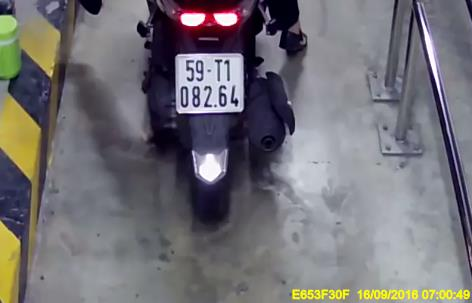
#> input picture img/0001_05318_b.jpg, 472 x 303 px
$ python -i histogram.py   (imports and definitions only)
#> lines starting #> are read from the running program, lines starting #| are printed output that depends on the picture
import numpy as np
from PIL import Image

# [127 lines left out: functions hist_equalization, clahe_equalization, ahe_equalization, not called in this run]

def auto_optimize_ahe_params(img):
    """
    Tự động tối ưu parameters cho AHE dựa trên đặc điểm ảnh
    """
    h, w = img.shape

    # 1. Tính window size dựa trên kích thước ảnh
    # Ảnh nhỏ -> window nhỏ, ảnh lớn -> window lớn
    img_size = h * w
    if img_size < 100000:  # < 100K pixels
        window_size = 32
        step_size = 4
    elif img_size < 500000:  # < 500K pixels
        window_size = 64
        step_size = 6
    elif img_size < 1000000:  # < 1M pixels
        window_size = 96
        step_size = 8
    else:  # >= 1M pixels
        window_size = 128
        step_size = 12

    # 2. Tính contrast dựa trên histogram
    hist = np.histogram(img, bins=256, range=(0, 255))[0]
    hist_norm = hist / hist.sum()

    # Tính entropy (measure of uniformity)
    entropy = -np.sum(hist_norm[hist_norm > 0] * np.log2(hist_norm[hist_norm > 0]))

    # 3. Adjust parameters dựa trên entropy
    # Low entropy (ít contrast) -> cần window nhỏ hơn để enhance local details
    # High entropy (nhiều contrast) -> window lớn hơn để tránh over-enhancement
    if entropy < 6:  # Low contrast
        window_size = max(32, window_size // 2)
        step_size = max(4, step_size // 2)
    elif entropy > 7.5:  # High contrast
        window_size = min(128, int(window_size * 1.2))
        step_size = min(16, int(step_size * 1.5))

    # 4. Kiểm tra noise level (dựa trên local variance)
    # Sample một số vùng để tính variance
    sample_size = 32
    variances = []
    for i in range(5):  # Sample 5 vùng
        start_row = np.random.randint(0, max(1, h - sample_size))
        start_col = np.random.randint(0, max(1, w - sample_size))
        sample = img[start_row:start_row+sample_size, start_col:start_col+sample_size]
        variances.append(np.var(sample))

    avg_variance = np.mean(variances)

    # Nếu nhiều noise -> tăng step_size để smooth hơn
    if avg_variance > 1000:  # High noise
        step_size = min(16, int(step_size * 1.3))

    return window_size, step_size
    """
    Phiên bản nhanh của AHE - tối ưu hóa để tránh treo web
    """
    if len(img.shape) != 2 or img.dtype != np.uint8:
        raise ValueError("Đầu vào phải là ảnh xám (grayscale) với kiểu dữ liệu uint8")

    h, w = img.shape

    # Giới hạn kích thước để tránh quá chậm
    if h * w > 1000000:  # > 1M pixels
        scale = np.sqrt(1000000 / (h * w))
        new_h, new_w = int(h * scale), int(w * scale)
        img = np.array(Image.fromarray(img).resize((new_w, new_h), Image.LANCZOS))
        h, w = new_h, new_w

    result = np.zeros_like(img, dtype=np.uint8)

    # Tăng step_size để xử lý nhanh hơn
    step_size = max(step_size, min(h, w) // 20)
    window_size = min(window_size, min(h, w) // 4)

    # Pad ảnh
    pad_size = window_size // 2
    padded_img = np.pad(img, pad_size, mode='reflect')

    # Tạo grid và transformations
    grid_points = []
    transformations = {}

    for i in range(0, h, step_size):
        for j in range(0, w, step_size):
            y_start, y_end = i, i + window_size
            x_start, x_end = j, j + window_size

            local_window = padded_img[y_start:y_end, x_start:x_end]

            # Tính histogram nhanh
            hist = np.bincount(local_window.ravel(), minlength=256)
            cdf = np.cumsum(hist)

            # Skip nếu không có variation
            if cdf[-1] == cdf[0]:
                transformations[(i, j)] = np.arange(256, dtype=np.uint8)
                continue

            # Normalize CDF nhanh
            cdf_norm = ((cdf - cdf[cdf > 0].min()) * 255 /
                       (cdf[-1] - cdf[cdf > 0].min())).astype(np.uint8)
            cdf_norm[cdf == 0] = 0

            transformations[(i, j)] = cdf_norm
            grid_points.append((i, j))

    # Áp dụng transformation bằng nearest neighbor nhanh
    for i in range(h):
        for j in range(w):
            # Tìm grid point gần nhất nhanh
            closest_i = min(grid_points, key=lambda p: abs(p[0] - i))[0]
            closest_j = min([p for p in grid_points if p[0] == closest_i],
                           key=lambda p: abs(p[1] - j))[1]

            if (closest_i, closest_j) in transformations:
                result[i, j] = transformations[(closest_i, closest_j)][img[i, j]]
            else:
                result[i, j] = img[i, j]

    return result

def ahe_equalization_fast(img, window_size=None, step_size=None):
    """
    AHE tối ưu tốc độ với auto parameters
    """
    if window_size is None or step_size is None:
        # Tự động tối ưu parameters
        auto_window, auto_step = auto_optimize_ahe_params(img)
        window_size = window_size or auto_window
        step_size = step_size or auto_step

    if len(img.shape) != 2 or img.dtype != np.uint8:
        raise ValueError("Đầu vào phải là ảnh xám (grayscale) với kiểu dữ liệu uint8")

    h, w = img.shape
    result = img.copy().astype(np.float32)

    # Tối ưu: Giới hạn kích thước ảnh để tránh quá chậm
    if h * w > 1000000:  # > 1M pixels
        # Resize xuống để xử lý nhanh
        from PIL import Image
        scale = np.sqrt(1000000 / (h * w))
        new_h, new_w = int(h * scale), int(w * scale)
        img_small = np.array(Image.fromarray(img).resize((new_w, new_h), Image.LANCZOS))

        # Xử lý ảnh nhỏ
        result_small = ahe_equalization_fast(img_small,
                                           max(32, window_size // 2),
                                           max(4, step_size // 2))

        # Resize lại về kích thước gốc
        result = np.array(Image.fromarray(result_small).resize((w, h), Image.LANCZOS))
        return result.astype(np.uint8)

    # AHE processing với step_size để tăng tốc
    half_window = window_size // 2

    for i in range(0, h, step_size):
        for j in range(0, w, step_size):
            # Xác định vùng local
            y1 = max(0, i - half_window)
            y2 = min(h, i + half_window)
            x1 = max(0, j - half_window)
            x2 = min(w, j + half_window)

            # Lấy local region
            local_region = img[y1:y2, x1:x2]

            # Tính histogram và CDF
            hist = np.histogram(local_region, bins=256, range=(0, 255))[0]
            cdf = np.cumsum(hist).astype(np.float32)

            # Normalize CDF
            cdf_min = cdf[cdf > 0].min() if (cdf > 0).any() else 0
            cdf_normalized = (cdf - cdf_min) * 255 / (cdf[-1] - cdf_min) if cdf[-1] > cdf_min else cdf

            # Áp dụng cho vùng step_size x step_size
            i_end = min(i + step_size, h)
            j_end = min(j + step_size, w)

            for ii in range(i, i_end):
                for jj in range(j, j_end):
                    if 0 <= ii < h and 0 <= jj < w:
                        pixel_val = img[ii, jj]
                        result[ii, jj] = cdf_normalized[pixel_val]

    return np.clip(result, 0, 255).astype(np.uint8)

>>> import cv2
>>> picture = cv2.imread('../img/0001_05318_b.jpg', cv2.IMREAD_GRAYSCALE)
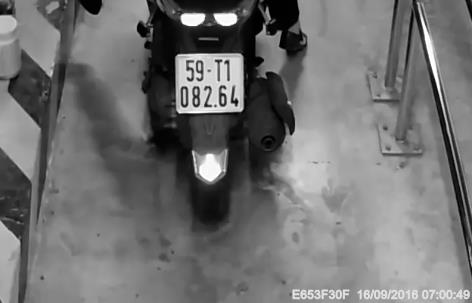
#> picture: shape (303, 472); min 0, max 255, mean 113.8
>>> result = ahe_equalization_fast(picture)
#> in auto_optimize_ahe_params, `hist = np.histogram(img, bins=256, range=(0, 255))[0]`: hist = 256 values, max 1722 at index 149, min 10 at index 240, mean 558.7
#> in auto_optimize_ahe_params, `hist_norm = hist / hist.sum()`: hist_norm = 256 values, max 0.012 at index 149, min 6.99e-05 at index 240, mean 0.00391
#> in auto_optimize_ahe_params, `entropy = -np.sum(hist_norm[hist_norm > 0] * np.log2(hist_norm[hist_no..`: entropy = 7.57
#> the loop in auto_optimize_ahe_params, `for i in range(5):` made 5 passes
#> pass 1, in auto_optimize_ahe_params, `sample = img[start_row:start_row+sample_size, start_col:start_col+samp..`:
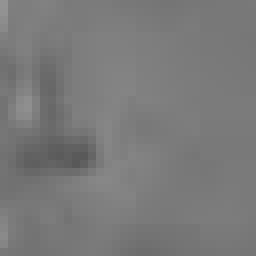
#> sample: shape (32, 32) (shown 8 times larger); min 88, max 147, mean 121.5
#> pass 2, in auto_optimize_ahe_params, `sample = img[start_row:start_row+sample_size, start_col:start_col+samp..`:
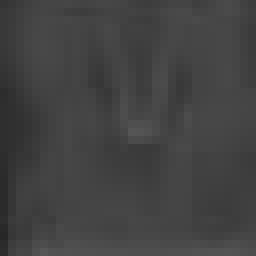
#> sample: shape (32, 32) (shown 8 times larger); min 39, max 86, mean 66.1
#> pass 3, in auto_optimize_ahe_params, `sample = img[start_row:start_row+sample_size, start_col:start_col+samp..`:
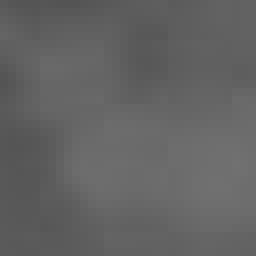
#> sample: shape (32, 32) (shown 8 times larger); min 84, max 113, mean 98.7
#> after the loop in auto_optimize_ahe_params, `for i in range(5):`:
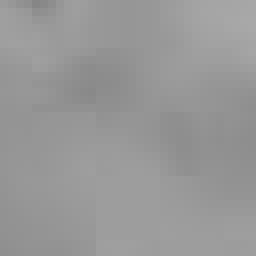
#> sample: shape (32, 32) (shown 8 times larger); min 134, max 168, mean 151.8
#> after the loop in auto_optimize_ahe_params, `for i in range(5):`: variances = [49.15, 40.58, 51.28, 7834.2, 31.22]
#> in auto_optimize_ahe_params, `avg_variance = np.mean(variances)`: avg_variance = 1601.3
#> in ahe_equalization_fast, `auto_window, auto_step = auto_optimize_ahe_params(img)`: auto_window = 76; auto_step = 11
#> in ahe_equalization_fast, `window_size = window_size or auto_window`: window_size = 76
#> in ahe_equalization_fast, `step_size = step_size or auto_step`: step_size = 11
#> in ahe_equalization_fast, `half_window = window_size // 2`: half_window = 38
#> after the loop in ahe_equalization_fast, `for i in range(0, h, step_size):`:
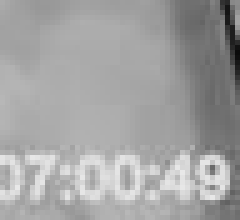
#> local_region: shape (44, 48) (shown 5 times larger); min 11, max 232, mean 162.5
#> after the loop in ahe_equalization_fast, `for i in range(0, h, step_size):`:
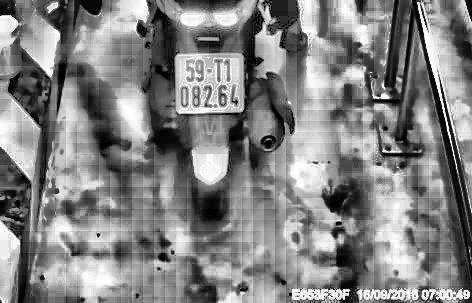
#> result: shape (303, 472) float32; min 0, max 255, mean 131.2

$ run again, on img/0002_02183_b.jpg
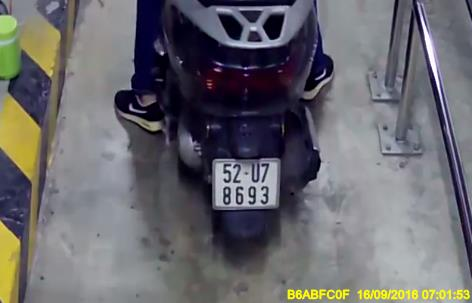
#> input picture img/0002_02183_b.jpg, 472 x 303 px
#> hist = 256 values, max 2451 at index 144, min 1 at index 239, mean 558.7
#> hist_norm = 256 values, max 0.0171 at index 144, min 6.99e-06 at index 239, mean 0.00391
#> entropy = 7.41
#> after the loop in auto_optimize_ahe_params, `for i in range(5):`:
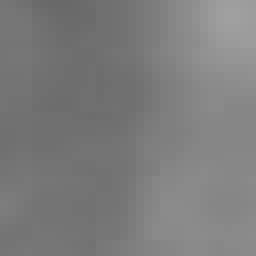
#> sample: shape (32, 32) (shown 8 times larger); min 104, max 160, mean 124.2
#> after the loop in auto_optimize_ahe_params, `for i in range(5):`: variances = [90.66, 611.8, 185.6, 3257, 152]
#> avg_variance = 859.4
#> auto_window = 64; auto_step = 6
#> window_size = 64
#> step_size = 6
#> half_window = 32
#> after the loop in ahe_equalization_fast, `for i in range(0, h, step_size):`:
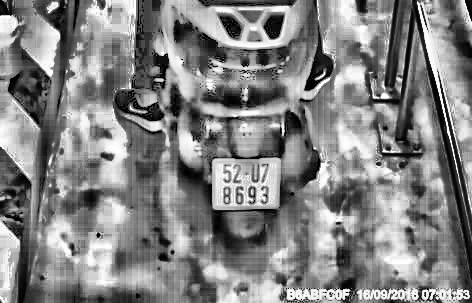
#> result: shape (303, 472) float32; min 0, max 255, mean 131.3

$ run again, on img/0002_02554_b.jpg
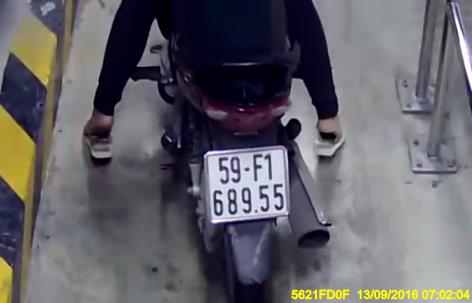
#> input picture img/0002_02554_b.jpg, 472 x 303 px
#> hist = 256 values, max 2198 at index 5, min 3 at index 243, mean 558.7
#> hist_norm = 256 values, max 0.0154 at index 5, min 2.1e-05 at index 243, mean 0.00391
#> entropy = 7.49
#> after the loop in auto_optimize_ahe_params, `for i in range(5):`:
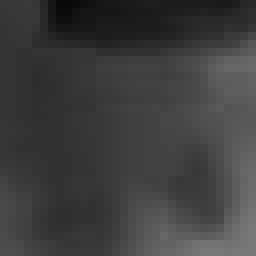
#> sample: shape (32, 32) (shown 8 times larger); min 8, max 120, mean 61.7
#> after the loop in auto_optimize_ahe_params, `for i in range(5):`: variances = [78.7, 151.8, 537.6, 2.55, 413.7]
#> avg_variance = 236.9
#> auto_window = 64; auto_step = 6
#> window_size = 64
#> step_size = 6
#> half_window = 32
#> after the loop in ahe_equalization_fast, `for i in range(0, h, step_size):`:
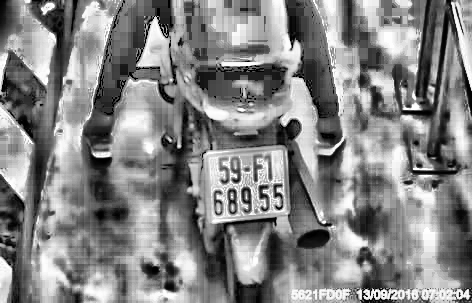
#> result: shape (303, 472) float32; min 0, max 255, mean 132.5

$ run again, on img/0003_02063_b.jpg
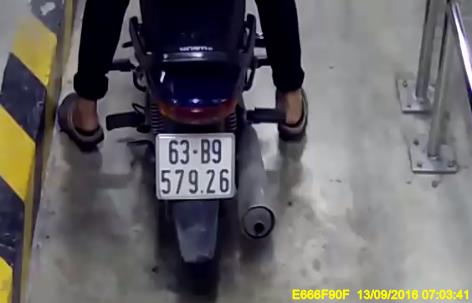
#> input picture img/0003_02063_b.jpg, 472 x 303 px
#> hist = 256 values, max 5922 at index 1, min 2 at index 238, mean 558.7
#> hist_norm = 256 values, max 0.0414 at index 1, min 1.4e-05 at index 238, mean 0.00391
#> entropy = 7.45
#> after the loop in auto_optimize_ahe_params, `for i in range(5):`: variances = [504.4, 3597.5, 431.2, 45.22, 94.12]
#> avg_variance = 934.5
#> auto_window = 64; auto_step = 6
#> window_size = 64
#> step_size = 6
#> half_window = 32
#> after the loop in ahe_equalization_fast, `for i in range(0, h, step_size):`:
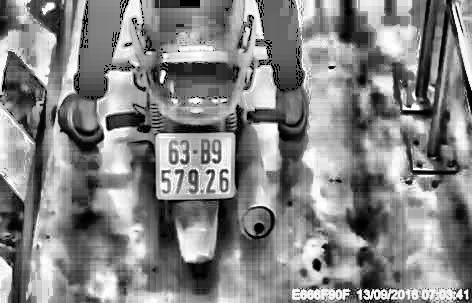
#> result: shape (303, 472) float32; min 0, max 255, mean 133.1
